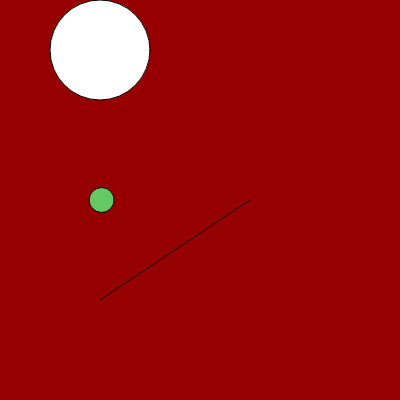
Frame 1 (no input)
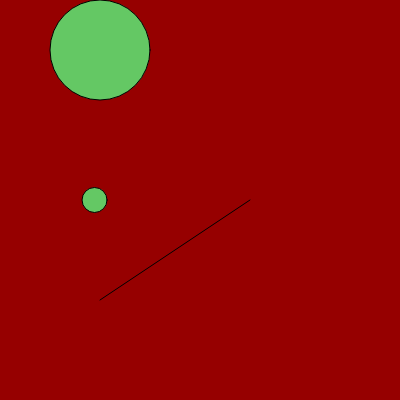
Frame 60 (no input)
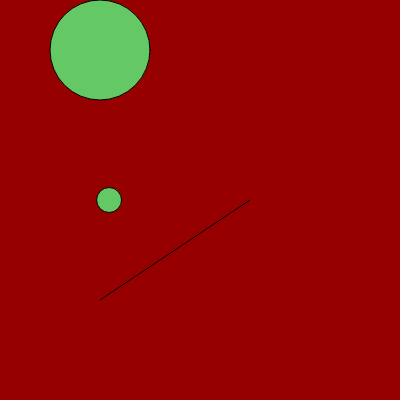
Frame 120 (the mouse pressed at the canvas centre since frame 60)

The p5.js sketch that drew these frames (run headless with seeded random() and noise() and a simulated clock; from frame 60 on, the mouse is pressed at the canvas centre):

// p5.js sketch
// ── sketch.js
function setup() {
  createCanvas(400, 400);
  
  
}

function draw() {
  
 background (150, 0, 0)
  
  
  circle(100, 50, 100, 50);
  fill(100, 200, 100)
  
  
  speed = sin(millis()/100) * 10
  
  circle (100 + speed, 200, 25, 100)
  
  line (250, 200, 100, 300)
  stroke(0)
  
  
} 
